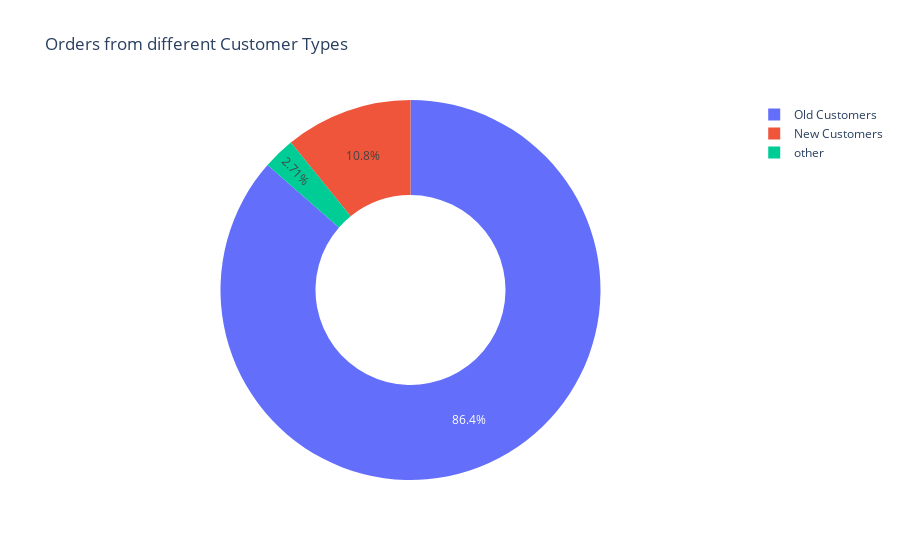

This figure's notebook cell:
### Markdown cell above
Old Custome and New custome were spelt incorrectly. Retail, OFC, Bicycle Op were classified under "Other"

### Code cell
new_customer = customer_count["New Customer"] + customer_count["New Custome"]
old_customer = customer_count["Old Customer"] + customer_count["Old Custome"]
other = customer_count["Bicycle Op"] + customer_count["Retail"] + customer_count["OFC"]

labels = ['New Customers','Old Customers','other']
values = [new_customer, old_customer, other]

fig = px.pie(values=values, names=labels, 
             title='Orders from different Customer Types', hole=0.5)#Create the pie chart figure
fig.show() #Show figure

### Figure 1 — Plotly figure (JSON) as saved in the notebook; plotly's stock layout.template omitted (floating-point values rounded to 4 significant figures)
{"data": [{"domain": {"x": [0, 1], "y": [0, 1]}, "hole": 0.5, "hovertemplate": "label=%{label}<br>value=%{value}<extra></extra>", "labels": ["New Customers", "Old Customers", "other"], "legendgroup": "", "name": "", "showlegend": true, "type": "pie", "values": [32, 255, 8]}], "layout": {"legend": {"tracegroupgap": 0}, "title": {"text": "Orders from different Customer Types"}}}
